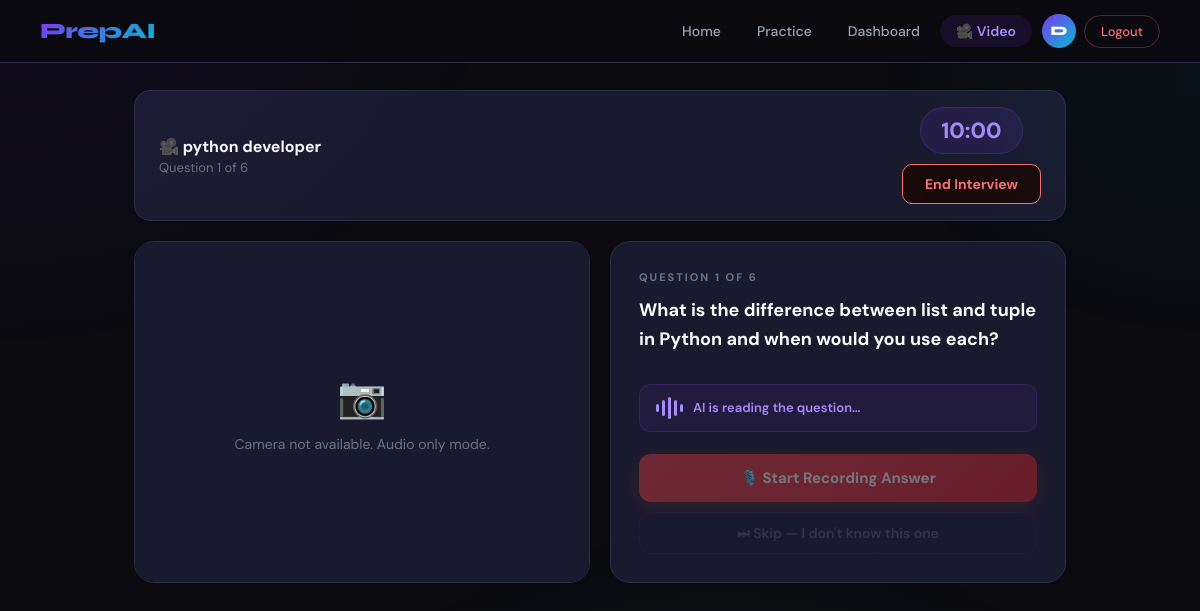
The app's page /video/interview/1/ (signed in) with its own data.
### interviews/models.py (models this page shows, shortened)
class VideoSession(models.Model):
    DURATION_CHOICES = [
        (10, '10 Minutes'),
        (20, '20 Minutes'),
        (30, '30 Minutes'),
        (40, '40 Minutes'),
        (60, '1 Hour'),
    ]
    user = models.ForeignKey(User, on_delete=models.CASCADE, related_name='video_sessions')
    role = models.CharField(max_length=200)
    duration_minutes = models.IntegerField(choices=DURATION_CHOICES, default=10)
    created_at = models.DateTimeField(auto_now_add=True)
    completed = models.BooleanField(default=False)

class VideoAttempt(models.Model):
    video_session = models.ForeignKey(VideoSession, on_delete=models.CASCADE, related_name='video_attempts')
    question_text = models.TextField()
    order = models.IntegerField(default=0)
    transcript = models.TextField(blank=True)
    ai_feedback = models.TextField(blank=True)
    score = models.IntegerField(default=0)
    filler_words = models.TextField(blank=True)
    communication_tips = models.TextField(blank=True)
    answered_at = models.DateTimeField(auto_now_add=True)

### interviews/views.py (the view)
# urls.py: path('video/interview/<int:session_id>/', views.video_interview, name='video_interview'),
@login_required
def video_interview(request, session_id):
    video_session = get_object_or_404(VideoSession, id=session_id, user=request.user)
    attempts = video_session.video_attempts.order_by('order')
    unanswered = attempts.filter(transcript='').first()
    if not unanswered:
        video_session.completed = True
        video_session.save()
        return redirect('video_result', session_id=video_session.id)
    return render(request, 'video_interview.html', {
        'video_session': video_session,
        'current_attempt': unanswered,
        'total': attempts.count(),
        'answered_count': attempts.exclude(transcript='').count(),
        'duration_seconds': video_session.duration_minutes * 60,
    })

### templates/video_interview.html (shortened to what this page needs)
{% extends 'base.html' %}
{% block body %}
<div class="vi-page">
<nav class="app-nav">
  <a href="{% url 'landing' %}" class="logo">PrepAI</a>
  <div class="nav-right">
    <a href="{% url 'home' %}" class="nav-link">Home</a>
    <a href="{% url 'practice' %}" class="nav-link">Practice</a>
    <a href="{% url 'dashboard' %}" class="nav-link">Dashboard</a>
    <a href="{% url 'video_setup' %}" class="nav-link active">🎥 Video</a>
    <div class="nav-avatar">{{ request.user.username|first|upper }}</div>
    <a href="{% url 'logout' %}" class="btn-logout">Logout</a>
  </div>
</nav>
<div class="vi-wrap">
  <div class="vi-topbar">
    <div>
      <div class="vi-role">🎥 {{ video_session.role }}</div>
      <div class="vi-progress">Question <span id="qNum">{{ answered_count|add:1 }}</span> of {{ total }}</div>
    </div>
    <div style="display:flex;flex-direction:column;align-items:center;gap:10px;">
      <div class="vi-timer" id="timer">{{ video_session.duration_minutes }}:00</div>
      <a href="{% url 'video_setup' %}"
         style="padding:10px 22px;border-radius:10px;border:1.5px solid #f87171;
                color:#f87171;font-size:14px;font-weight:700;text-decoration:none;
                background:#1a0a0a;transition:all 0.2s;display:inline-block;text-align:center;"
         onmouseover="this.style.background='rgba(248,113,113,0.12)'"
         onmouseout="this.style.background='#1a0a0a'"
         onclick="return confirm('End interview? Your progress will be lost.')">
        End Interview
      </a>
    </div>
  </div>
  <div class="vi-grid">
    <div class="webcam-card">
      <div class="no-cam" id="noCam" style="display:none;">
        <div class="no-cam-icon">📷</div>
        <div class="no-cam-text">Camera not available. Audio only mode.</div>
      </div>
    </div>
    <div class="question-panel">
      <div>
        <div class="q-num">Question {{ answered_count|add:1 }} of {{ total }}</div>
        <div class="q-text" id="qText">{{ current_attempt.question_text }}</div>
      </div>
      <div class="ai-speaking" id="aiSpeaking">
        <div class="speak-waves">
          <div class="speak-wave"></div><div class="speak-wave"></div>
          <div class="speak-wave"></div><div class="speak-wave"></div>
          <div class="speak-wave"></div>
        </div>
        <div class="speak-text">AI is reading the question…</div>
      </div>
      <div class="controls">
        <button class="btn-record start" id="recordBtn" onclick="startRecording()" disabled>
          🎙️ Start Recording Answer
        </button>
        <button class="btn-skip" id="skipBtn" onclick="skipQuestion()" disabled>
          ⏭ Skip — I don't know this one
        </button>
      </div>
    </div>
  </div>
</div>
</div>
{% endblock %}

### templates/base.html (style rules this page uses)
:root { --c1: #7c3aed; --c2: #06b6d4; --c3: #34d399; --c4: #f87171; --bg: #0a0a0f; --surface: #1a1a2e; --surface2: #23232f; --border: #2d2d44; --text: #f9fafb; --muted: #6b7280; --muted2: #9ca3af; --shadow: 0 8px 32px rgba(124,58,237,0.15); }
* { margin: 0; padding: 0; box-sizing: border-box; }
body { font-family: 'DM Sans', sans-serif; background: var(--bg); color: var(--text); min-height: 100vh; overflow-x: hidden; }
body::before { content: ''; position: fixed; inset: 0; z-index: 0; pointer-events: none; background: radial-gradient(ellipse 700px 500px at 0% 0%, rgba(124,58,237,0.07) 0%, transparent 70%), radial-gradient(ellipse 500px 400px at 100% 10%, rgba(6,182,212,0.05) 0%, transparent 65%), radial-gradient(ellipse 600px 400px at 60% 100%, rgba(52,211,153,0.04) 0%, transparent 70%); }
.app-nav { position: fixed; top: 0; left: 0; right: 0; z-index: 100; display: flex; align-items: center; justify-content: space-between; padding: 14px 40px; background: rgba(10,10,15,0.92); backdrop-filter: blur(20px); border-bottom: 1px solid var(--border); }
.logo { font-family: 'Syne', sans-serif; font-size: 22px; font-weight: 800; background: linear-gradient(135deg, #a78bfa, #06b6d4); -webkit-background-clip: text; -webkit-text-fill-color: transparent; text-decoration: none; letter-spacing: -0.5px; }
.nav-right { display: flex; align-items: center; gap: 4px; }
.nav-link { padding: 7px 16px; border-radius: 999px; color: var(--muted2); text-decoration: none; font-size: 14px; font-weight: 500; transition: all 0.2s; }
.nav-link.active { color: #a78bfa; background: rgba(124,58,237,0.14); font-weight: 600; }
.nav-avatar { width: 34px; height: 34px; border-radius: 50%; background: linear-gradient(135deg, #7c3aed, #06b6d4); display: flex; align-items: center; justify-content: center; font-family: 'Syne', sans-serif; font-size: 13px; font-weight: 800; color: #fff; margin-left: 6px; }
.btn-logout { padding: 7px 16px; border-radius: 999px; border: 1.5px solid rgba(248,113,113,0.25); color: #f87171; text-decoration: none; font-size: 13px; font-weight: 500; transition: all 0.2s; margin-left: 4px; }

### records on screen
VideoSession: role "python developer", duration_minutes "10"
VideoAttempt: question_text "What is the difference between list and tuple in Python and when would you use each?"

### other values on screen
{{ request.user.username|first|upper }} "D"
{{ answered_count|add:1 }} "1"
{{ total }} "6"
